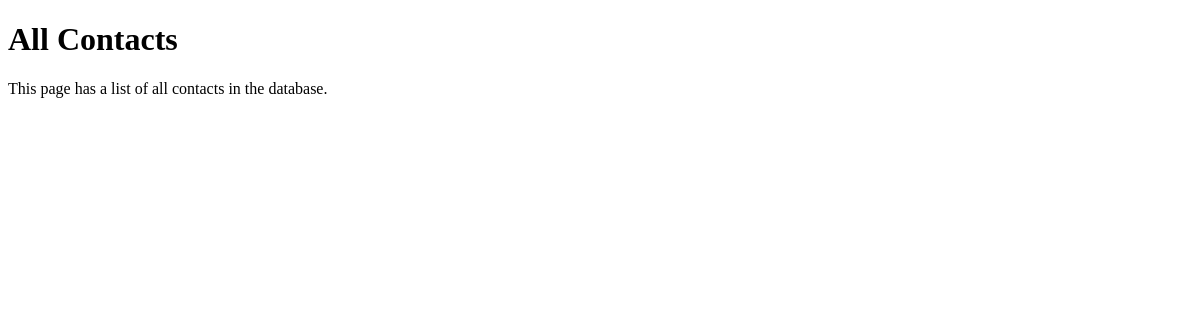
The app's page /profiles/, older data.
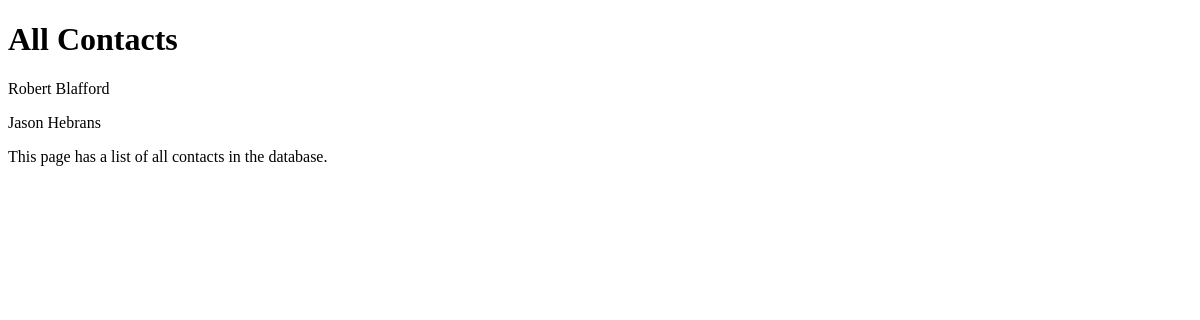
The same page, newer data.
### contacts/models.py (models this page shows, shortened)
class Contact(models.Model):
    first_name = models.CharField(max_length=30)
    last_name = models.CharField(max_length=30)
    phone_number = models.CharField(max_length=30)
    email_address = models.EmailField()
    contact_type = models.CharField(max_length=30)
    owner = models.CharField(max_length=30)
    date_created = models.DateTimeField(auto_now_add=True)

### contacts/views.py (the view)
# urls.py: url(r'^profiles/', include('contacts.urls')),
def contacts(request):
    contacts = Contact.objects.all()
    return render(request, 'contacts/all-contacts.html',{'contacts':contacts})

### contacts/templates/contacts/all-contacts.html (shortened to what this page needs)
<!DOCTYPE html>
<html lang="en" dir="ltr">
  <head>
  </head>
  <body>
    <h1>All Contacts</h1>
    <div class="contacts">
      {% for contact in contacts %}
        <div class="contact">
          <p><a href="#"></a>{{contact.first_name}} {{contact.last_name}}</p>
        </div>
      {% endfor %}
    </div>
    <p>This page has a list of all contacts in the database.</p>
  </body>
</html>

Row changes from the older to the newer data that the page shows:
added Contact: first_name "Robert", last_name "Blafford"
added Contact: first_name "Jason", last_name "Hebrans"
